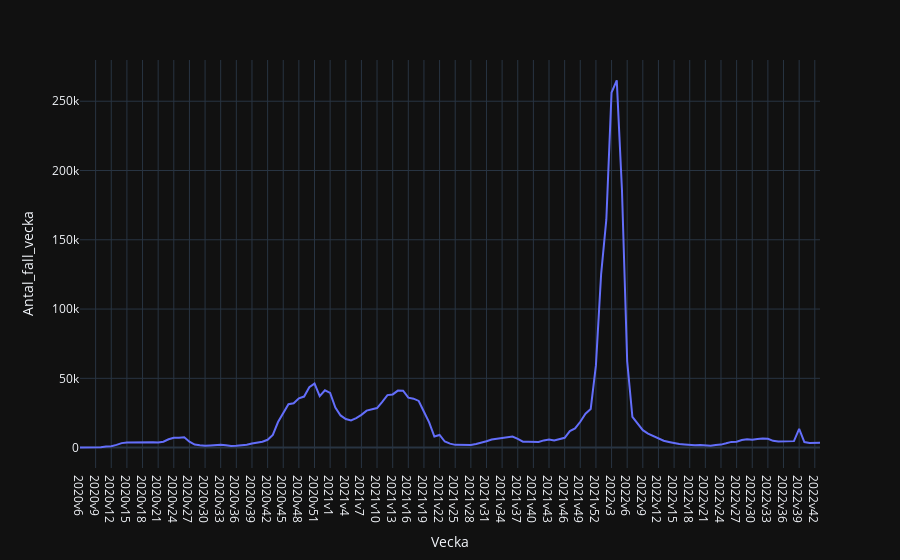

Here is the notebook cell this chart was saved with:
### Markdown cell above
### Uppgift d)
Rita en linjediagram som visar nya fall per vecka från 2020v6 till nu.

### Code cell
# Lineplot for registered cases / week
fig1d = px.line(data_frame=veckodata, x="Vecka", y="Antal_fall_vecka")
fig1d.show("png")
# fig1d.write_html("Visualiseringar/Antal_fall_vecka.html")

### Figure 1 — Plotly figure (JSON) as saved in the notebook; plotly's stock layout.template omitted (floating-point values rounded to 4 significant figures; data arrays with more than 128 entries replaced by an {"elided": "..."} marker saying what was removed)
{"data": [{"hovertemplate": "Vecka=%{x}<br>Antal_fall_vecka=%{y}<extra></extra>", "legendgroup": "", "line": {"color": "#636efa", "dash": "solid"}, "marker": {"symbol": "circle"}, "mode": "lines", "name": "", "orientation": "v", "showlegend": false, "type": "scatter", "x": {"elided": "143 str values"}, "xaxis": "x", "y": {"elided": "143 int values"}, "yaxis": "y"}], "layout": {"legend": {"tracegroupgap": 0}, "margin": {"t": 60}, "xaxis": {"anchor": "y", "domain": [0, 1], "title": {"text": "Vecka"}}, "yaxis": {"anchor": "x", "domain": [0, 1], "title": {"text": "Antal_fall_vecka"}}}}
